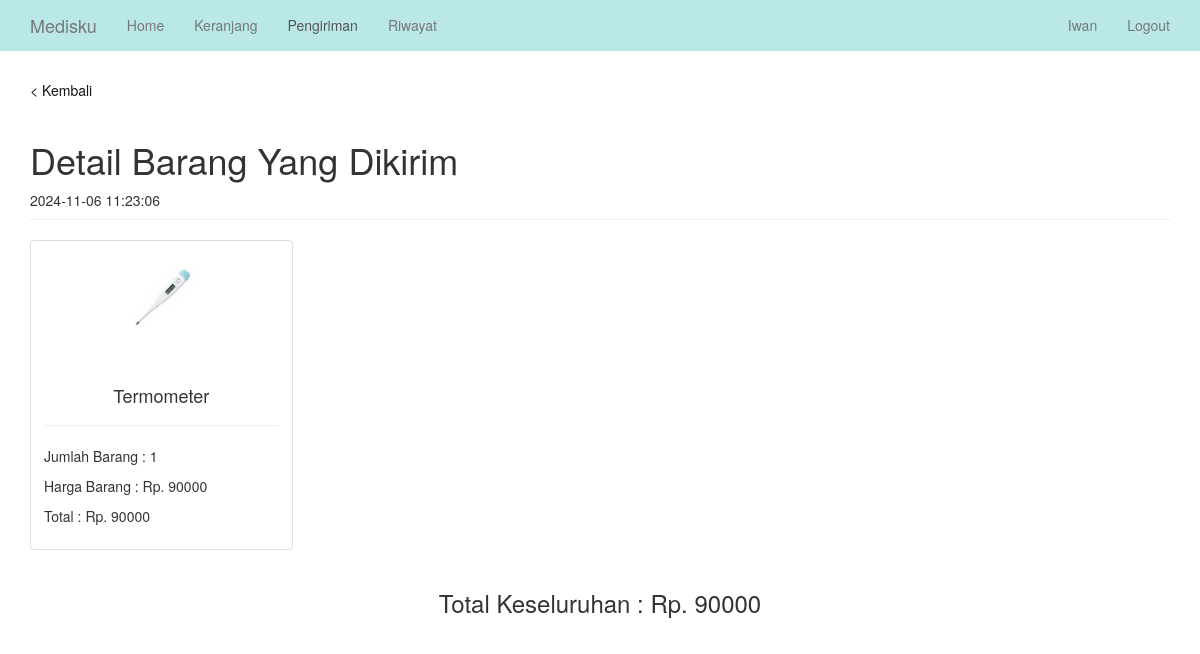
/pengguna/detail.php?id_transaksi=70 (signed in), run on the app's committed database.
### tables this page shows
CREATE TABLE `transaksi` (
  `id_transaksi` int NOT NULL AUTO_INCREMENT,
  `waktu_transaksi` datetime NOT NULL,
  `subtotal` bigint NOT NULL,
  `status_transaksi` varchar(30) NOT NULL,
  `alamat` varchar(40) NOT NULL,
  `no_hp` varchar(15) NOT NULL,
  `rekening` varchar(100) NOT NULL,
  `id_pengguna` int NOT NULL,
  PRIMARY KEY (`id_transaksi`)
);

CREATE TABLE `keranjang` (
  `id_keranjang` int NOT NULL AUTO_INCREMENT,
  `harga_barang` varchar(25) NOT NULL,
  `jumlah_beli` int NOT NULL DEFAULT '0',
  `status` varchar(30) NOT NULL,
  `waktu` datetime DEFAULT NULL,
  `total` float NOT NULL DEFAULT '0',
  `id_barang` int NOT NULL,
  `id_pengguna` int NOT NULL,
  PRIMARY KEY (`id_keranjang`)
);

CREATE TABLE `barang` (
  `id_barang` int NOT NULL AUTO_INCREMENT,
  `nama_barang` varchar(35) NOT NULL,
  `harga` varchar(35) NOT NULL,
  `stok` int NOT NULL,
  `gambar` varchar(255) NOT NULL,
  `id_kategori` int NOT NULL,
  PRIMARY KEY (`id_barang`)
);

### pengguna/detail.php (the view, shortened to what this page needs)
<?php
include "../koneksi/config.php";
$nama = $_SESSION['nama'];
$id = $_SESSION['id'];
?>
<!DOCTYPE html>
<html>
<head>
    <link href="../assets/css/bootstrap.css" rel="stylesheet">
    <link href="../assets/css/style.css" rel="stylesheet" />
</head>
<body>
    <nav class="navbar navbar-default navbar-fixed-top" role="navigation">
        <div class="container">
            <div class="collapse navbar-collapse" id="bs-example-navbar-collapse-1">
                <ul class="nav navbar-nav">
                    <li><a class="navbar-brand" href="home.php">Medisku</a></li>
                    <li><a href="home.php">Home</a></li>
                    <li><a href="keranjang.php" title="Keranjang Belanja">Keranjang</a></li>
                    <li class="active"><a href="pengiriman.php" title="Pengiriman">Pengiriman</a></li>
                    <li><a href="riwayat_transaksi.php" title="Riwayat Transaksi">Riwayat</a></li>
                </ul>
                <ul class="nav navbar-nav navbar-right">
                    <li><a href="user.php"><?php echo ucwords($nama); ?></a></li>
                    <li><a href="logout.php">Logout</a></li>
                </ul>
            </div>
        </div>
    </nav>
    <br><br>
    <div class="container">
        <?php
            $id_transaksi = $_GET['id_transaksi'];
            $a = "select * from transaksi where id_transaksi='$id_transaksi'";
            $b = mysqli_query($connect, $a);
            $c = mysqli_fetch_array($b);
            $waktu_transaksi = $c['waktu_transaksi'];
            $subtotal = $c['subtotal'];
        ?>
        <div>
            <a href="pengiriman.php"><br><br>< Kembali</a>
        </div>
        <div class="page-header">
            <h1>Detail Barang Yang Dikirim</h1>
            <div><?php echo "$waktu_transaksi"; ?></div>
        </div>
        <div class="row">
            <?php
                $sql = "select * from barang inner join keranjang on barang.id_barang = keranjang.id_barang
                where keranjang.id_pengguna='$id' and keranjang.waktu='$waktu_transaksi' and keranjang.status like '%kirim%'";
                $query = mysqli_query($connect, $sql);
                $cek = mysqli_num_rows($query);
                if($cek > 0){
                    while($data = mysqli_fetch_array($query)){ ?>
                    <div class="col-md-3 col-sm-6">
                        <div class="thumbnail">
                            <div class="text-center">
                                <img src="../image/<?php echo $data["gambar"]; ?>" style="width: max-content; height: 11rem; object-fit: cover; margin-bottom: 12px;">
                            </div>
                            <div class="caption">
                                <h4 align="center"><?php echo ucwords($data["nama_barang"]); ?></h4><hr>
                                <p>Jumlah Barang : <?php echo $data["jumlah_beli"]; ?></p>
                                <p>Harga Barang : Rp. <?php echo $data["harga_barang"]; ?></p>
                                <p>Total : Rp. <?php echo $data["total"]; ?></p>
                            </div>
                        </div>
                    </div>
                <?php } ?>
        </div>
        <h3 align="center"> Total Keseluruhan : Rp. <?php echo $subtotal; ?> </h3>
            <?php } ?>
    </div>
</body>
</html>

### assets/css/style.css (style rules this page uses)
.row { margin-bottom:10px; }

### data on the page
transaksi: waktu_transaksi "2024-11-06 11:23:06", subtotal "90000"
keranjang: id_barang.gambar (picture), id_barang.nama_barang "Termometer", jumlah_beli "1", harga_barang "90000", total "90000"

### other printed values
$nama "Iwan"
